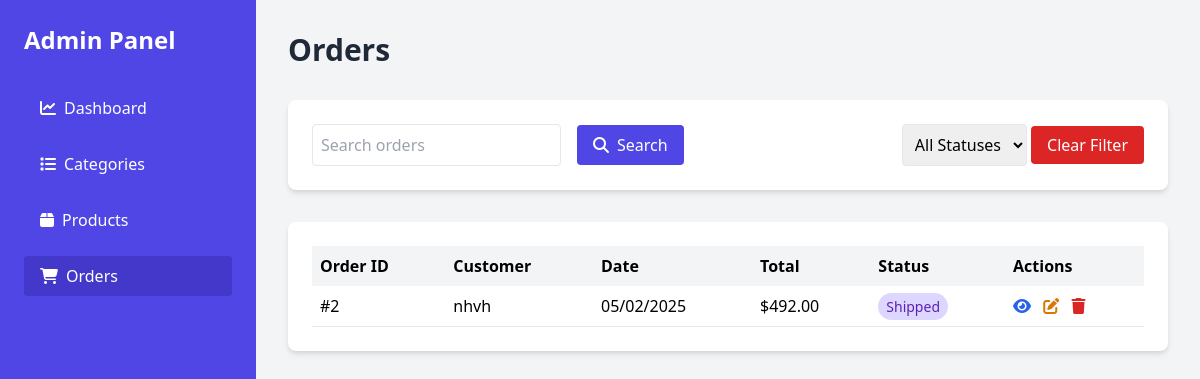
Before: /orders/list/ with the older database file.
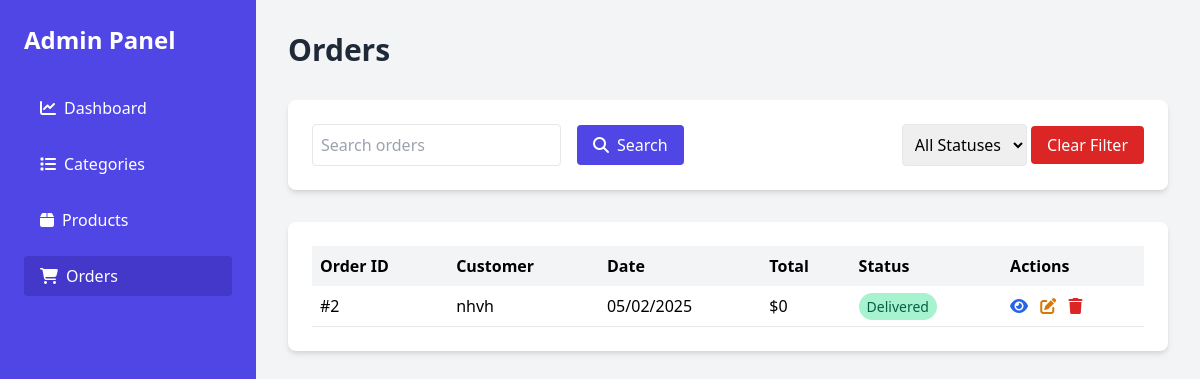
After: the same page with the newer database file.
### orders/models.py (models this page shows, shortened)
class Order(models.Model):
    STATUS_CHOICES = [
        ('pd', 'Pending'),
        ('pg', 'Processing'),
        ('shd', 'Shipped'),
        ('dd', 'Delivered'),
        ('cd', 'Cancelled'),
    ]
    customer_name = models.CharField(max_length=200)
    status = models.CharField(max_length=3, choices=STATUS_CHOICES, default='pd')
    email = models.EmailField()
    phone_number = models.CharField(max_length=13)
    address = models.TextField()
    created_at = models.DateField(auto_now_add=True)
    products = models.ManyToManyField(Product, through='OrderItem', related_name='orders')
    def get_detail_url(self):
        return reverse('orders:detail', args=[self.pk])
    def get_delete_url(self):
        return reverse('orders:delete', args=[self.pk])
    def get_update_url(self):
        return reverse('orders:update', args=[self.pk])
    def get_total_price(self):
        total = sum(item.quantity * item.product.price for item in self.order_items.all())
        return total

class OrderItem(models.Model):
    order = models.ForeignKey(Order, on_delete=models.CASCADE, related_name='order_items')
    product = models.ForeignKey(Product, on_delete=models.CASCADE, related_name='order_items')
    quantity = models.PositiveIntegerField(default=1)

### products/models.py (models this page shows, shortened)
class Product(BaseModel):
   name = models.CharField(max_length=100)
   category = models.ForeignKey(Category, on_delete=models.CASCADE, related_name='products')
   price = models.DecimalField(max_digits=10, decimal_places=2)
   desc = models.TextField()
   image = models.ImageField(upload_to='products_image/')

### orders/views.py (the view)
# urls.py: path('list/', views.order_list, name='list'),
def order_list(request):
    orders = Order.objects.all()
    search = request.GET.get('search', '')
    status = request.GET.get('status', '')
    if search:
        orders = orders.filter(customer_name__icontains = search)
    if status:
        orders = orders.filter(status=status)
    ctx = {
        'orders': orders,
        'search': search,
        'status': status,
    }
    return render(request,'orders/list.html', ctx)

### templates/orders/list.html (shortened to what the changed rows need)
{% extends 'base.html' %}
{% block content %}
    <main class="flex-1 p-8 overflow-y-auto">
        <header class="flex justify-between items-center mb-8">
            <h2 class="text-3xl font-bold text-gray-800">Orders</h2>
        </header>
        {% if orders %}
            <div class="bg-white p-6 rounded-lg shadow-md animate-fadeIn">
                <table class="w-full">
                    <thead>
                        <tr class="bg-gray-100">
                            <th class="p-2 text-left">Order ID</th>
                            <th class="p-2 text-left">Customer</th>
                            <th class="p-2 text-left">Date</th>
                            <th class="p-2 text-left">Total</th>
                            <th class="p-2 text-left">Status</th>
                            <th class="p-2 text-left">Actions</th>
                        </tr>
                    </thead>
                    {% for order in orders %}
                        <tbody>
                            <tr class="border-b">
                                <td class="p-2">#{{ order.id }}</td>
                                <td class="p-2">{{ order.customer_name }}</td>
                                <td class="p-2">{{ order.created_at|date:"d/m/Y" }}</td>
                                <td class="p-2">${{ order.get_total_price }}</td>
                                <td class="p-2">
                                    <span class="py-1 px-2 rounded-full text-sm
                                        {% if order.status == 'pd' %} bg-yellow-200 text-yellow-800
                                        {% elif order.status == 'pg' %} bg-blue-200 text-blue-800
                                        {% elif order.status == 'shd' %} bg-purple-200 text-purple-800
                                        {% elif order.status == 'dd' %} bg-green-200 text-green-800
                                        {% elif order.status == 'cd' %} bg-red-200 text-red-800
                                        {% endif %}">
                                        {{ order.get_status_display }}
                                    </span>
                                </td>
                                <td class="p-2">
                                    <a href="{{ order.get_detail_url }}" class="text-blue-600 hover:text-blue-800 mr-2"><i class="fas fa-eye"></i></a>
                                    <a href="{{ order.get_update_url }}" class="text-yellow-600 hover:text-yellow-800 mr-2"><i class="fas fa-edit"></i></a>
                                    <a href="{{ order.get_delete_url }}" class="text-red-600 hover:text-red-800"><i class="fas fa-trash"></i></a>
                                </td>
                            </tr>
                        </tbody>
                    {% endfor %}
                </table>
            </div>
        {% else %}
            <h2 class="text-2xl font-bold text-center text-gray-700 p-6 bg-gradient-to-r from-blue-300 to-blue-500 rounded-lg shadow-md flex items-center justify-center space-x-3">
                <i class="fas fa-folder-open text-yellow-500"></i>
                <span>There are no orders yet</span>
            </h2>
        {% endif %}
    </main>
{% endblock %}

Changed rows visible on the page:
changed Order "nhvh": get_total_price "492.00" → "0"; status "Shipped" → "Delivered"
